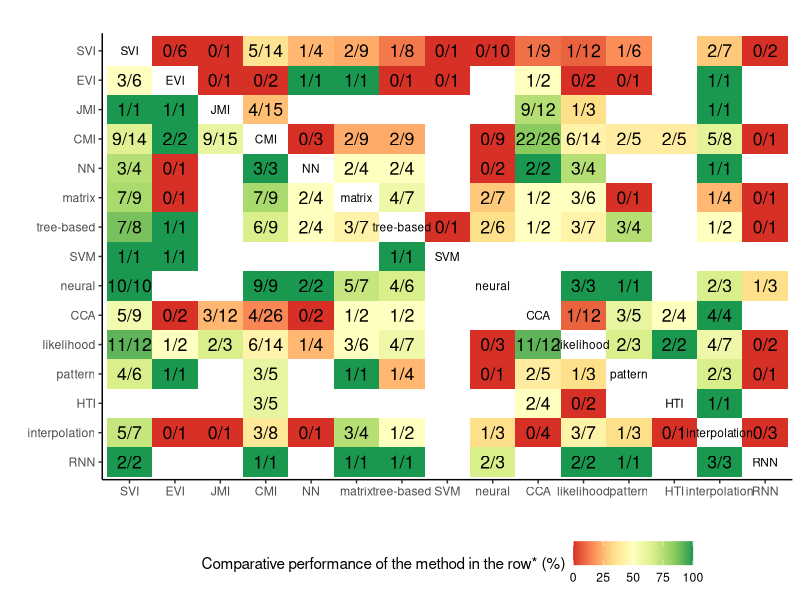
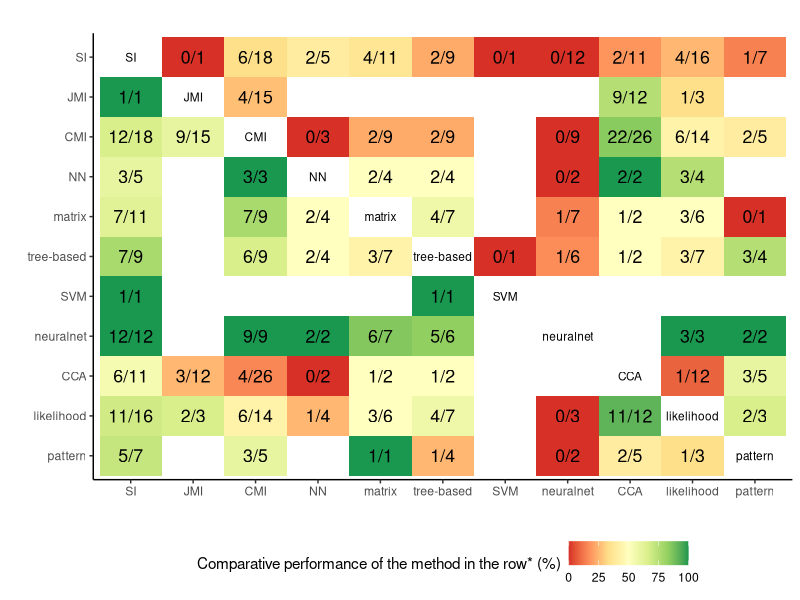
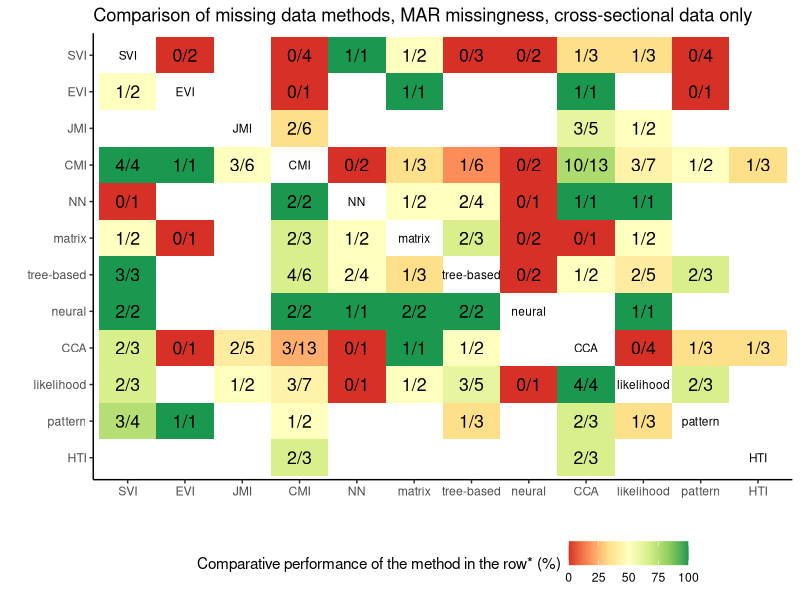
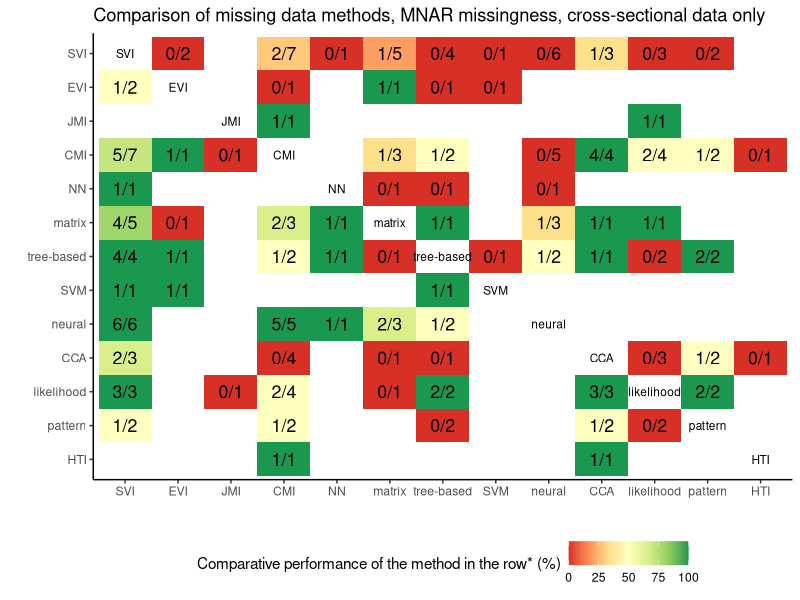
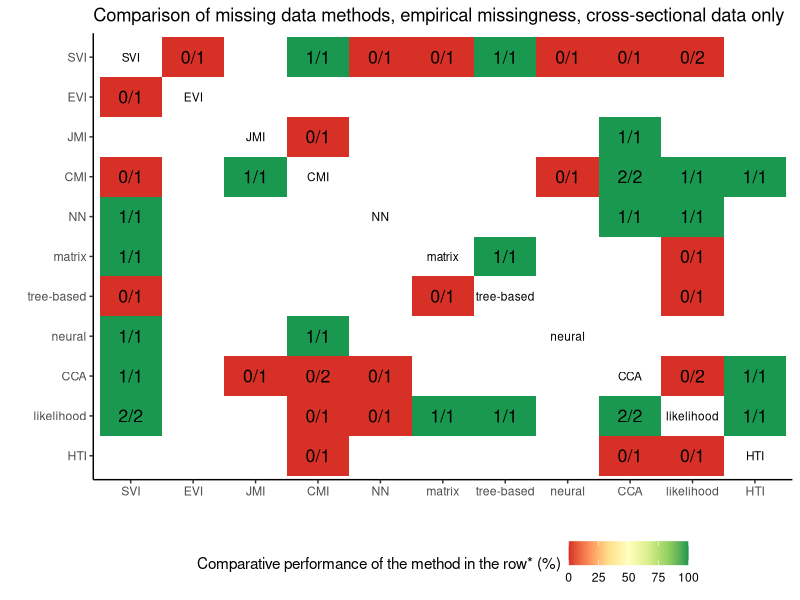
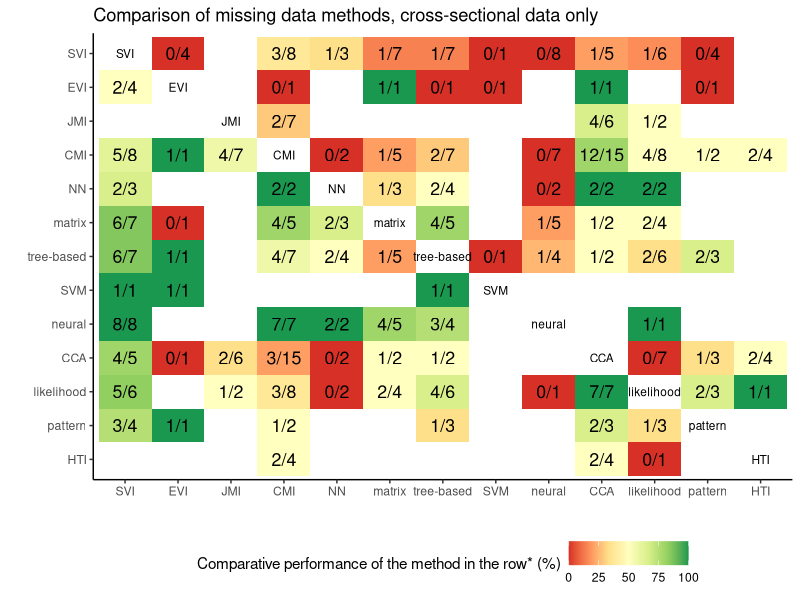
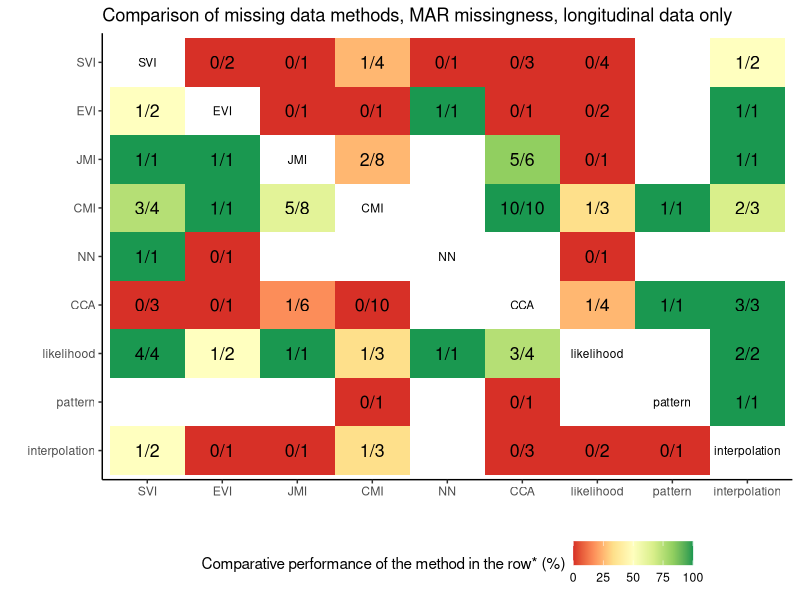
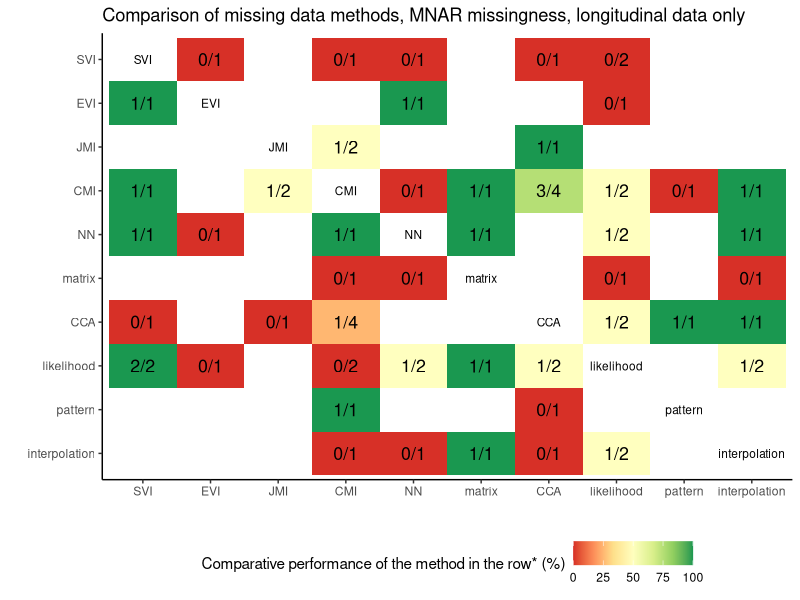

Write the R code that produced these figures, in order.
# lit review
library(tidyverse)

# full results
dat <-
  readxl::read_excel(
    "./asreview_result_clinical-applications-of-ai.xlsx",
    sheet = "Export",
    na = "0"
  ) %>% filter(is.na(duplicate)) %>% select(-duplicate)

# aggregated methods
dat2 <-
  readxl::read_excel(
    "./asreview_result_clinical-applications-of-ai.xlsx",
    sheet = "Export2",
    na = "0"
  ) %>% filter(is.na(duplicate)) %>% select(-duplicate)

# analyze data
analyze <- function(data) {
  # exclude unused methods and paper characteristics (columns 1-4)
  excl <- colMeans(data, na.rm = TRUE) == "NaN"
  excl[1:4] <- TRUE
  
  # labels of used methods
  methods <- names(data)[!excl]
  
  results <- purrr::map_dfr(1:length(methods), function(x) {
    purrr::map_dfr(methods, function(y) {
      sum(data[, methods[x]] < data[, y], na.rm = TRUE) %>%
        c(., sum(data[, methods[x]] > 0 &
                   data[, y] > 0, na.rm = TRUE)) %>%
        setNames(., c("count", "total")) #name per method: c(methods[x],paste0(methods[x], "_sum"))
    }) %>%
      cbind(method = methods[x], versus = methods, .)
  }) %>%
    mutate(
      method = factor(method, levels = rev(methods)),
      versus = factor(versus, levels = methods),
      label = paste0(count, "/", total)
    )
  is.na(results$label) <- results[, "label"] == "0/0"
  results$diag <- results[, "method"] == results[, "versus"]
  results[results$diag, "label"] <- methods
  results[results$diag, "count"] <- NA
  return(results)
}

# plot results
plot_results <- function(results, title_text) {
  ggplot(
    results,
    aes(
      x = versus,
      y = method,
      fill = 100 * count / total,
      label = label#,
      #fontface = ifelse(diag, 2, 1)
    )
  ) +
    geom_tile() +
    geom_text(size = ifelse(results$diag, 3, 4.5)) +#size = ifelse(results$diag, 2.5, 4.5)) +
    labs(x = "", y = "", title = title_text) +
    scale_fill_distiller(
      palette = "RdYlGn",
      name = "Comparative performance of the method in the row* (%)",
      na.value = "white",
      direction = 1
    ) + #, low="white", high="darkgrey", na.value = "white") +
    theme_classic() +
    theme(legend.position = "bottom") # "Performance \n(% studies \nin which \nmethod in \nrow > column)
}

# for all studies combined
results_full_data <- analyze(dat)
results_all <- plot_results(results_full_data, "")
results_all

# aggregated methods
results_aggregated <- analyze(dat2) %>% plot_results(., "")
results_aggregated

# # longitudinal only
# results_long <- dat %>%
#   filter(longitudinal==1) %>%
#   analyze()
# plot_results(results_long, "Comparison of missing data methods, all longitudinal data")

# # cross-sectional only
# results_cros <- dat %>%
#   filter(is.na(longitudinal)) %>%
#   analyze()
# plot_results(results_cros, "Comparison of missing data methods, all cross-sectional data")

#############

# MAR, cross-sectional only
results_MAR_cros <- dat %>% filter(MAR == 1) %>%
  filter(is.na(longitudinal)) %>%
  analyze() %>%
  plot_results("Comparison of missing data methods, MAR missingness, cross-sectional data only")
results_MAR_cros

# MNAR, cross-sectional only
results_MNAR_cros <- dat %>% filter(MNAR == 1) %>%
  filter(is.na(longitudinal)) %>%
  analyze() %>%
  plot_results("Comparison of missing data methods, MNAR missingness, cross-sectional data only")
results_MNAR_cros

# empirical cross-sectional only
results_emp_cros <- dat %>% filter(empirical == 1) %>%
  filter(is.na(longitudinal)) %>%
  analyze() %>%
  plot_results("Comparison of missing data methods, empirical missingness, cross-sectional data only")
results_emp_cros

# all cross-sectional
results_all_cros <- dat %>%
  filter(is.na(longitudinal)) %>%
  analyze() %>%
  plot_results("Comparison of missing data methods, cross-sectional data only")
results_all_cros

##############

# MAR longitudinal only
results_MAR_long <- dat %>% filter(MAR == 1) %>%
  filter(longitudinal == 1) %>%
  analyze() %>%
  plot_results("Comparison of missing data methods, MAR missingness, longitudinal data only")
results_MAR_long

# MNAR longitudinal only
results_MNAR_long <- dat %>% filter(MNAR == 1) %>%
  filter(longitudinal == 1) %>%
  analyze() %>%
  plot_results("Comparison of missing data methods, MNAR missingness, longitudinal data only")
results_MNAR_long

# empirical longitudinal only
results_emp_long <- dat %>% filter(empirical == 1) %>%
  filter(longitudinal == 1) %>%
  analyze() %>%
  plot_results("Comparison of missing data methods, empirical missingness, longitudinal data only")
results_emp_long

# all longitudinal
results_all_long <- dat %>%
  filter(longitudinal == 1) %>%
  analyze() %>%
  plot_results("Comparison of missing data methods, longitudinal data only")
results_all_long


# combine plots
library(patchwork)
excl_cros <-
  apply(dat[is.na(dat$longitudinal), -c(1:4)], 2, function(x) {
    all(is.na(x))
  }) %>% c(rep(TRUE, 4), .)
excl_long <-
  apply(dat[dat$longitudinal == 1, -c(1:4)], 2, function(x) {
    all(is.na(x))
  }) %>% c(rep(TRUE, 4), .) #dat %>% filter(longitudinal==1) %>% colMeans(., na.rm=TRUE) == "NaN"

# cross-sectional
(results_MAR_cros + scale_y_discrete(limits = rev(names(dat)[!excl_cros]))) +
  (results_MNAR_cros + scale_y_discrete(limits = rev(names(dat)[!excl_cros]))) +
  (results_emp_cros + scale_y_discrete(limits = rev(names(dat)[!excl_cros]))) +
  plot_layout(guides = 'collect')

# longitudinal
(results_MAR_long + scale_y_discrete(limits = rev(names(dat)[!excl_long]))) +
  (results_MNAR_long + scale_y_discrete(limits = rev(names(dat)[!excl_long]))) +
  (results_emp_long + scale_y_discrete(limits = rev(names(dat)[!excl_long]))) +
  plot_layout(guides = 'collect')
# OLD CODE
# results <- purrr::map_dfr(1:15, function(x){
#   purrr::map_dfr(methods, function(y){
#     sum(dat[, methods[x]]<dat[,y], na.rm=TRUE) %>%
#       c(., sum(dat[, methods[x]]> 0 & dat[,y] > 0, na.rm = TRUE)) %>%
#       setNames(., c("count", "total")) #name per method: c(methods[x],paste0(methods[x], "_sum"))
#     }) %>%
#     cbind(method = methods[x], versus = methods, .)}) %>%
#   mutate(method = factor(method, levels=rev(methods)),
#          versus = factor(versus, levels=methods),
#          label = paste0(count,"/",total))
# is.na(results$label) <- results[, "label"]=="0/0"
# results[results[,"method"]==results[,"versus"], "label"] <- methods


# MNAR_results <- purrr::map_dfr(1:19, function(x){
#   purrr::map_dfr(methods, function(y){
#     sum(MNAR_dat[, methods[x]]< MNAR_dat[,y], na.rm=TRUE) %>%
#       c(., sum(MNAR_dat[, methods[x]]> 0 & MNAR_dat[,y] > 0, na.rm = TRUE)) %>%
#       setNames(., c("count", "total")) #name per method: c(methods[x],paste0(methods[x], "_sum"))
#   }) %>%
#     cbind(method = methods[x], versus = methods, .)}) %>%
#   mutate(method = factor(method, levels=rev(methods)),
#          versus = factor(versus, levels=methods),
#          label = paste0(count,"/",total))
# is.na(MNAR_results$label) <- MNAR_results[, "label"]=="0/0"
# MNAR_results[results[,"method"]==MNAR_results[,"versus"], "label"] <- methods

# # check which methods are not used at all
# MNAR_results <- MNAR_results %>%
#   filter(method != "RNN") %>% filter(method != "kernel") %>%
#   filter(versus != "RNN") %>% filter(versus != "kernel")

# ggplot(results_MNAR, aes(x=versus, y=method, fill=count/total, label = label))+
#   geom_tile() +
#   geom_text() +
#   labs(x = "", y="", title = "Comparison of missing data methods, MNAR mmissingness only") +
#   scale_fill_gradient(name = "Performance \n(row > column)", low="white", high="darkgrey", na.value = "white") +
#   theme_bw()
